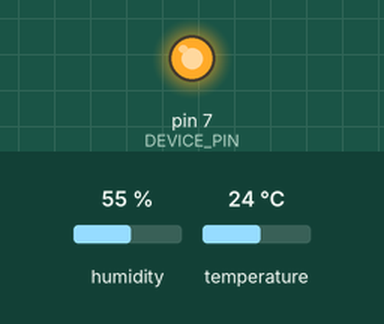
This sketch was run on a simulated Arduino Uno, built with avr-gcc and run on an emulated ATmega328P. On the bench: output pins drawn as LEDs (lit = HIGH). Inputs (shaded band) come from the test bench; at power-on: humidity 55 %, temperature 24 °C. What the sketch prints to the serial monitor is not drawn.

Above: at 1.6 s.
At 61.6 s:
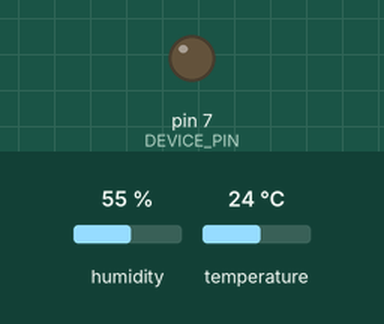
Timing chart, 0 to 123.1 s (numbered marks = the images above):
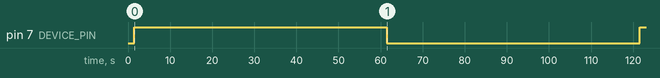

Measured:
- by itself, pin 7 (DEVICE_PIN): LOW → HIGH at 1.5 s, → LOW 60.0 s later, → HIGH 60.0 s later

The sketch:

humidifier.ino
```cpp
#include "DHT.h"
#define DHTPIN 2
int DEVICE_PIN = 7;
int LED = 13;
#define DHTTYPE DHT11
DHT dht(DHTPIN, DHTTYPE);
void setup()
{
  Serial.begin(9600);
  dht.begin();
  delay(1500);
  pinMode(DEVICE_PIN, OUTPUT);
}

void loop()
{
 // ArduinoCloud.update();
  float humidity = dht.readHumidity();
  float temperature = dht.readTemperature();
  if(humidity<80 && humidity>40)
  {
    Serial.print("Humidity: ");
    Serial.print(humidity);
    Serial.print(" Temperature: ");
    Serial.println(temperature);
    digitalWrite(DEVICE_PIN,1);
    digitalWrite(LED,1);
    delay(60000);
    digitalWrite(DEVICE_PIN,0);
    digitalWrite(LED,0);
    delay(60000);
    Serial.print("Humidity: ");
    Serial.print(humidity);
    Serial.print(" Temperature: ");
    Serial.println(temperature);
    Serial.println("Fogger ON (pulse mode)");
  }
  if(humidity<40)
  {
    digitalWrite(DEVICE_PIN,1);
    digitalWrite(LED,1);
    Serial.print("Humidity: ");
    Serial.print(humidity);
    Serial.print(" Temperature: ");
    Serial.println(temperature);
    Serial.println("Fogger ON continiusly");
    delay(1000);
  }
  if(humidity>80)
  {
    digitalWrite(DEVICE_PIN,0);
    digitalWrite(LED,0);
    Serial.print("Humidity: ");
    Serial.print(humidity);
    Serial.print(" Temperature: ");
    Serial.println(temperature);
    Serial.println("Fogger off continiusly");
    delay(1000);

  }
}
```
